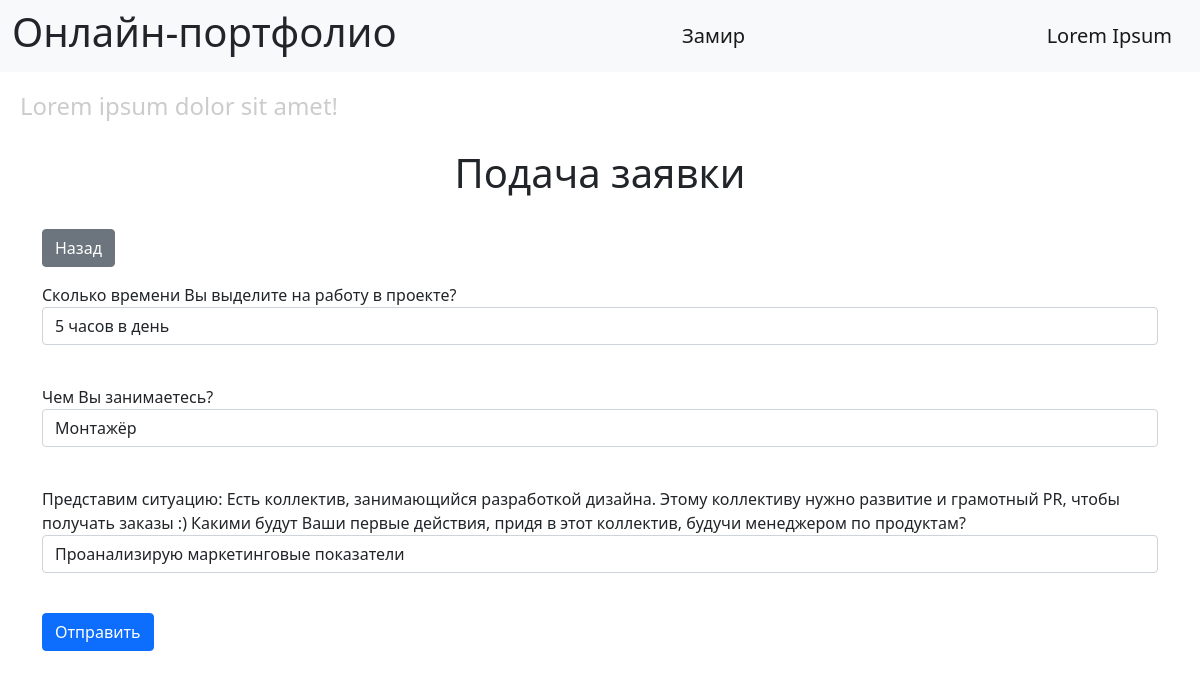
The app's page /edit-application/2 (signed in) with its own data.
### data/users.py (models this page shows, shortened)
class User(SqlAlchemyBase, UserMixin):
    __tablename__ = 'users'
    id = sa.Column(sa.Integer, primary_key=True, autoincrement=True)
    surname = sa.Column(sa.String)
    name = sa.Column(sa.String)
    age = sa.Column(sa.Integer)
    email = sa.Column(sa.String, unique=True)
    hashed_password = sa.Column(sa.String)
    is_admin = sa.Column(sa.Boolean)

### data/applications.py (models this page shows)
class Application(SqlAlchemyBase):
    __tablename__ = 'applications'
    id = sa.Column(sa.Integer, primary_key=True, autoincrement=True)
    user_id = sa.Column(sa.Integer, sa.ForeignKey('users.id'), unique=True)
    allocates_time = sa.Column(sa.String)
    what_doing = sa.Column(sa.String)
    self_actions = sa.Column(sa.String)

### main.py (the view, shortened to what this page needs)
@app.route('/edit-application/<int:application_id>', methods=['GET', 'POST'])
@login_required
def edit_application(application_id):
    form = AddApplicationForm()
    if request.method == "GET":
        session = db_session.create_session()
        application = session.query(Application).filter(Application.id == application_id,
                                                        (current_user.id == Application.user_id) | current_user.is_admin).first()
        if application:
            form.allocates_time.data = application.allocates_time
            form.what_doing.data = application.what_doing
            form.self_actions.data = application.self_actions
        else:
            abort(404)
    return render_template('add_application.html', title='Department Edit', form=form)

### forms/applications.py
    class Form(FlaskForm):
        allocates_time = StringField('Сколько времени Вы выделите на работу в проекте?', validators=[DataRequired()])
        what_doing = StringField('Чем Вы занимаетесь?', validators=[DataRequired()])
        self_actions = StringField(text, validators=[DataRequired()])
        submit = SubmitField('Отправить')

### data/db_session.py (called while the page is built)
def create_session() -> Session:
    global __factory
    return __factory()

### forms/applications.py (called while the page is built)
def AddApplicationForm():
    text = """Представим ситуацию:
    Есть коллектив, занимающийся разработкой дизайна.\n
    Этому коллективу нужно развитие и грамотный РR, чтобы получать заказы :)\n\n
    Какими будут Ваши первые действия, придя в этот коллектив, будучи менеджером по продуктам?"""
    class Form(FlaskForm):
        allocates_time = StringField('Сколько времени Вы выделите на работу в проекте?', validators=[DataRequired()])
        what_doing = StringField('Чем Вы занимаетесь?', validators=[DataRequired()])
        self_actions = StringField(text, validators=[DataRequired()])
        submit = SubmitField('Отправить')
    return Form()

### main.py (called while the page is built)
@login_manager.user_loader
def load_user(user_id):
    db_sess = db_session.create_session()
    return db_sess.get(User, user_id)

### templates/add_application.html (shortened to what this page needs)
{% extends "base.html" %}
{% block content %}
<h1 align="center">Подача заявки</h1>
<br>
<p align="justify">
<a href="/" class="btn btn-secondary">Назад</a>
<form action="" method="post">
    <p>
        {{ form.allocates_time.label }}<br>
        {{ form.allocates_time(class="form-control") }}<br>
    </p>
    <p>
        {{ form.what_doing.label }}<br>
        {{ form.what_doing(class="form-control") }}<br>
    </p>
    <p>
        {{ form.self_actions.label }}<br>
        {{ form.self_actions(class="form-control") }}<br>
    </p>
    <p>{{ form.submit(type="submit", class="btn btn-primary") }}</p>
</form>
{% endblock %}

### templates/base.html (shortened to what this page needs)
<!doctype html>
<html lang="ru">
<head>
    <link href="https://cdn.jsdelivr.net/npm/bootstrap@5.1.3/dist/css/bootstrap.min.css"
          rel="stylesheet"
>
    <link rel="stylesheet" href="{{ url_for('static', filename='css/style.css') }}">
</head>
<body>
<header>
    <nav class="navbar navbar-light bg-light">
        <div class="container-fluid">
            <h1>Онлайн-портфолио</h1>
            {% if current_user.is_authenticated %}
                <a class="navbar-brand" href="/logout">{{ current_user.name }}</a>
            {% else %}
                <div>
                    <a class="btn btn-primary " href="/register">Зарегистрироваться</a>
                    <a class="btn btn-success" href="/login">Войти</a>
                </div>
            {% endif %}
            <a class="navbar-brand" href="/">Lorem Ipsum</a>
        </div>
    </nav>
    <h4>Lorem ipsum dolor sit amet!</h4>
</header>
<main role="main" class="container">
    {% block content %}{% endblock %}
</main>
</body>
</html>

### static/css/style.css (style rules this page uses)
h4 { color: #cccccc; padding: 20px; }

### records on screen
User: name "Замир"
Application: allocates_time "5 часов в день", what_doing "Монтажёр", self_actions "Проанализирую маркетинговые показатели"
